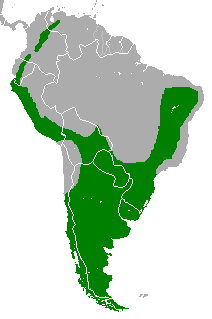
#> input picture data/ranges/reference-originals/aguja.png, 212 x 319 px
$ python extract-checker.py ../../../data/ranges/reference-originals/aguja.png out.png
#> lines starting #> are read from the running program, lines starting #| are printed output that depends on the picture; after the words box and inside, x2 and y2 are one past the last pixel; in counts of white or black regions, pixels touching at a corner belong together
"""Locally remove neutral checker background connected to the canvas border.
For this dark eagle only; never apply blindly to birds with pale outlines.
"""
import sys
import cv2
import numpy as np
from scipy import ndimage as ndi
src,dst=sys.argv[1:]
im=cv2.imread(src,cv2.IMREAD_UNCHANGED)
#> im is the input picture: shape (319, 212, 3); mean B, G, R 191.5, 213.5, 191.5
if im.shape[2]==4 and im[:,:,3].min()==0:
    cv2.imwrite(dst,im); print('Existing alpha retained'); sys.exit()
bgr=im[:,:,:3]
neutral=(np.ptp(bgr.astype(np.int16),axis=2)<18)&(bgr.min(axis=2)>158)
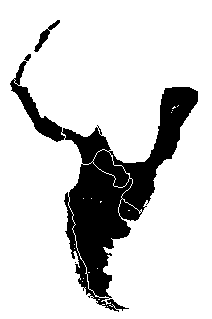
#> neutral: shape (319, 212) bool; 82.8% white; 3 black regions (1 under 20 px), largest, box (x1, y1, x2, y2) and area: (10, 54, 198, 312) 11456, (34, 20, 60, 52) 196
labels,n=ndi.label(neutral)
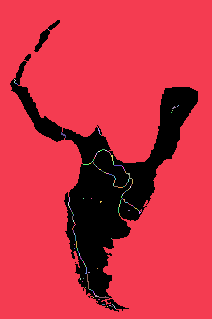
#> labels: shape (319, 212) int32; 151 distinct labels, from 0 to 150; one colour per label, 0 black
#> n = 150
border=np.unique(np.concatenate([labels[0],labels[-1],labels[:,0],labels[:,-1]]));border=border[border!=0]
#> after `border = np.unique(np.concatenate([labels[0], labels[-1], labels[:, 0]`: border = [1]
bg=np.isin(labels,border)
#> bg: shape (319, 212) bool; 82.2% white; 3 black regions (1 under 20 px), largest, box (x1, y1, x2, y2) and area: (10, 54, 198, 312) 11834, (34, 20, 60, 52) 197
fg=~bg
lab,n=ndi.label(fg)
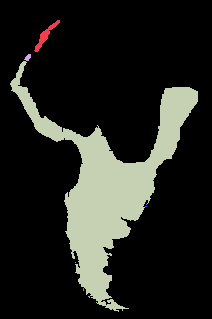
#> lab: shape (319, 212) int32; 12 distinct labels, from 0 to 11; one colour per label, 0 black
#> n = 11
counts=np.bincount(lab.ravel());counts[0]=0
#> after `counts = np.bincount(lab.ravel())`: counts = [55596, 197, 31, 11791, 1, 1, 1, 2, 1, 3, 3, 1]
fg=lab==counts.argmax()
#> fg: shape (319, 212) bool; 17.4% white; 1 white region, box (x1, y1, x2, y2) and area: (10, 61, 198, 312) 11791
# Preserve internal pale feathers; the only deleted region is exterior checker.
fg=ndi.binary_fill_holes(fg)
a=cv2.GaussianBlur(fg.astype(np.float32),(0,0),0.5)
a=np.clip((a-.04)/.92,0,1)
core=ndi.binary_erosion(fg,iterations=2)
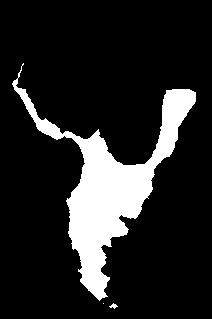
#> core: shape (319, 212) bool; 14.6% white; 3 white regions (1 under 20 px), largest, box (x1, y1, x2, y2) and area: (12, 63, 196, 301) 9830, (109, 303, 118, 309) 26
_,nearest=ndi.distance_transform_edt(~core,return_indices=True)
edge=(a>0)&~core
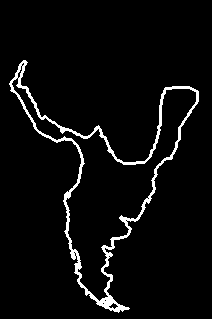
#> edge: shape (319, 212) bool; 4.4% white; 1 white region, box (x1, y1, x2, y2) and area: (9, 60, 199, 313) 2944
clean=bgr.copy();clean[edge]=bgr[nearest[0][edge],nearest[1][edge]]
#> after `clean[edge] = bgr[nearest[0][edge], nearest[1][edge]]`:
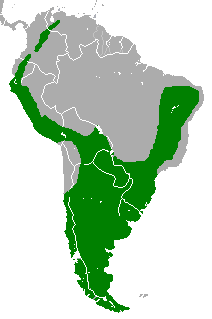
#> clean: shape (319, 212, 3); 1.6% of pixels changed, all inside (x1, y1, x2, y2) = (9, 60, 199, 313)
clean[a==0]=0
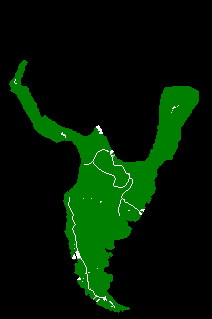
#> clean: shape (319, 212, 3); mean B, G, R 1.8, 25.1, 1.8
cv2.imwrite(dst,np.dstack([clean,(a*255).round().astype(np.uint8)]))
print(dst, 'alpha coverage',round(float(a.mean()),4))
#| out.png alpha coverage 0.1744

$ run again, on data/ranges/reference-originals/bartgeier.png
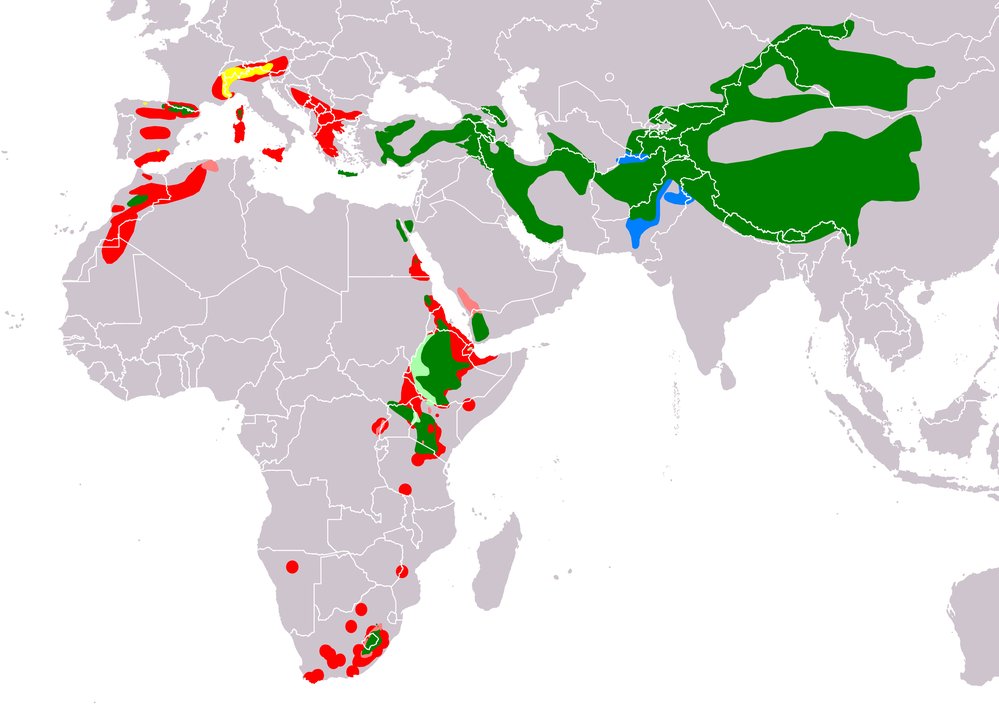
#> input picture data/ranges/reference-originals/bartgeier.png, 999 x 706 px, shrunk from 3507 x 2480 before the run
#> im is the input picture: shape (706, 999, 4); mean B, G, R, A 214.4, 219.4, 218.5, 255
#> neutral: shape (706, 999) bool; 90.6% white; 28 black regions (1 under 20 px), largest, box (x1, y1, x2, y2) and area: (374, 18, 937, 250) 46754, (387, 295, 498, 467) 6412, (101, 159, 219, 264) 3130
#> `labels,n=ndi.label(neutral)`:
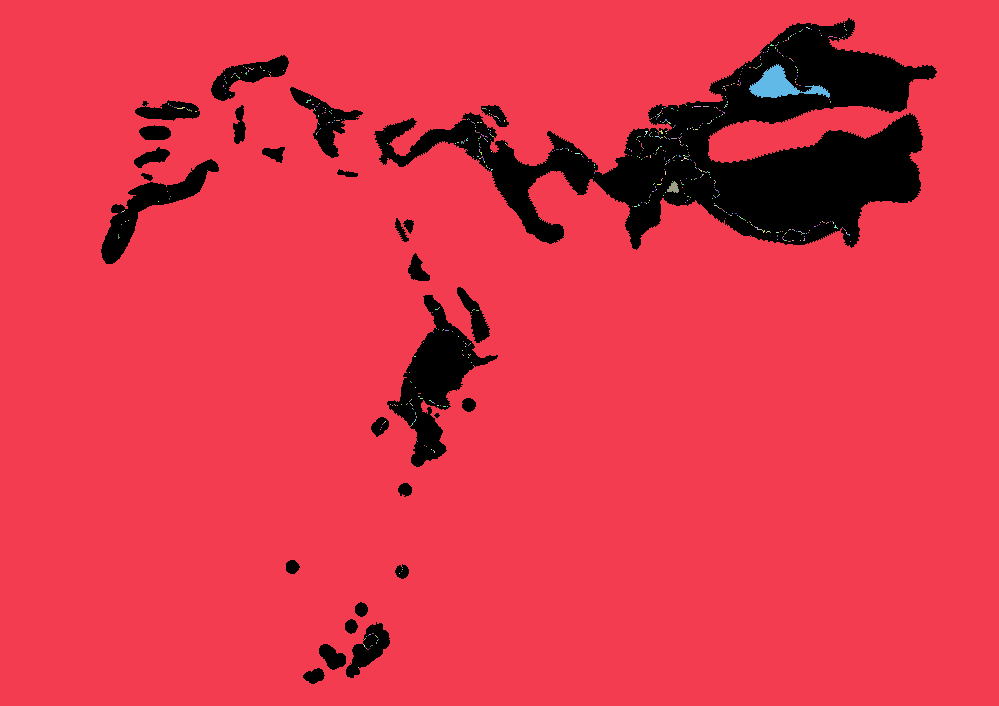
#> labels: shape (706, 999) int32; 681 distinct labels, from 0 to 680; one colour per label, 0 black
#> `labels,n=ndi.label(neutral)`: n = 680
#> border = [1]
#> bg: shape (706, 999) bool; 90.3% white; 28 black regions (1 under 20 px), largest, box (x1, y1, x2, y2) and area: (374, 18, 937, 250) 48714, (387, 295, 498, 467) 6508, (101, 159, 219, 264) 3149
#> lab: shape (706, 999) int32; 35 distinct labels, from 0 to 34
#> `lab,n=ndi.label(fg)`: n = 34
#> counts = 35 values, max 636857 at index 0, min 1 at index 7, mean 20151.3
#> core: shape (706, 999) bool; 6.2% white; 1 white region, box (x1, y1, x2, y2) and area: (377, 21, 935, 248) 43658
#> edge: shape (706, 999) bool; 1.1% white in thin lines or dots, all inside (x1, y1, x2, y2) = (373, 17, 938, 251)
#> `clean[a==0]=0`:
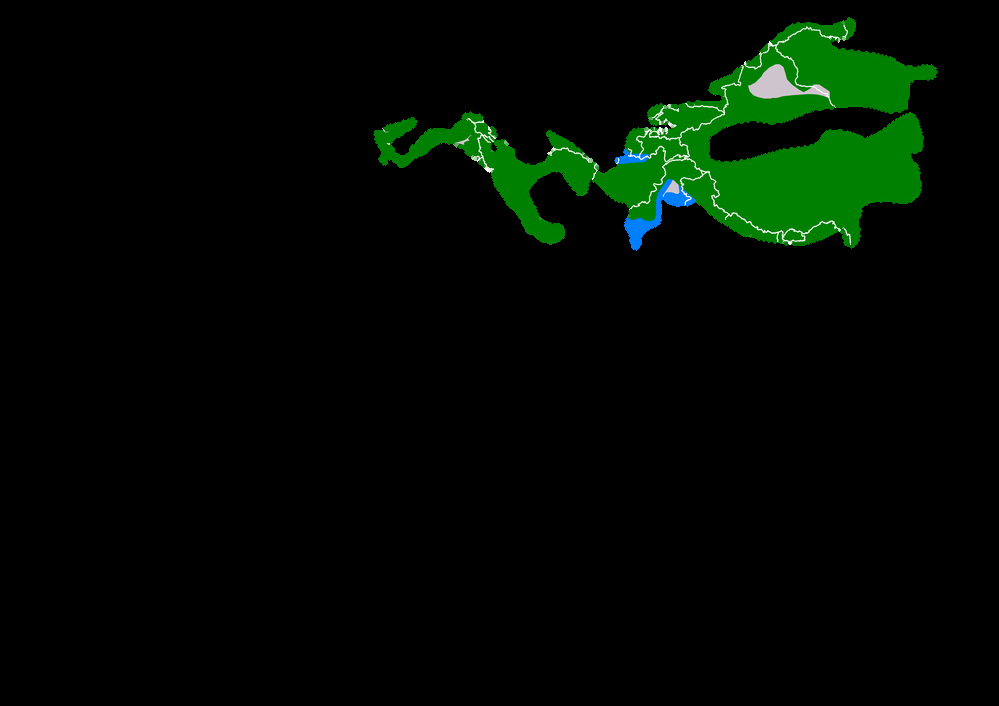
#> clean: shape (706, 999, 3); mean B, G, R 1.7, 9.8, 1.2
#| out.png alpha coverage 0.0691

$ run again, on data/ranges/reference-originals/baumfalke.png
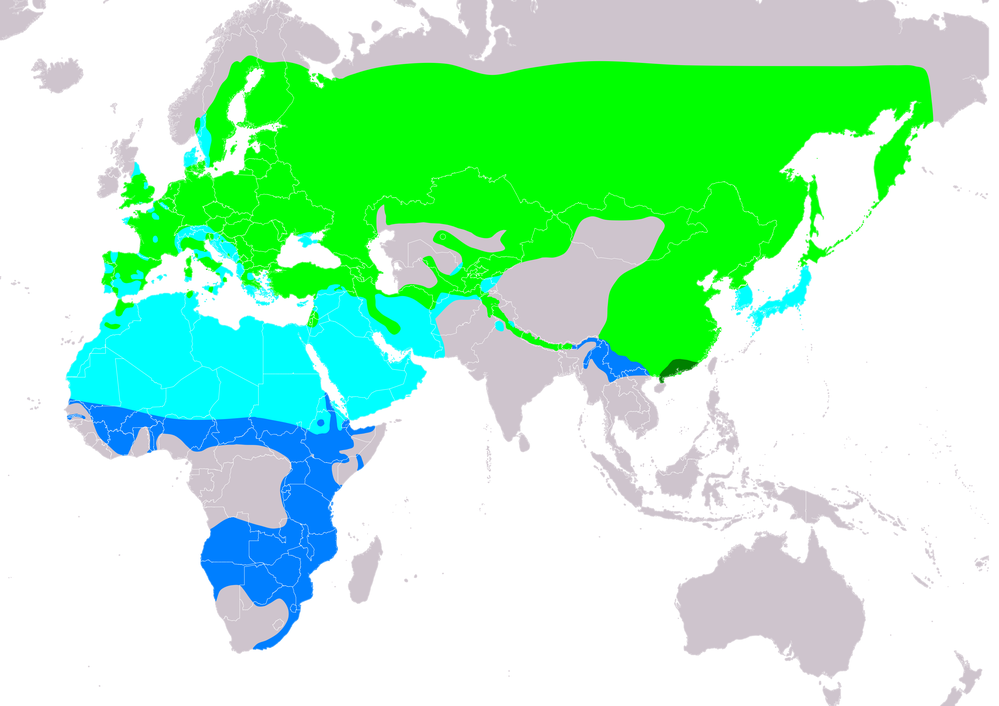
#> input picture data/ranges/reference-originals/baumfalke.png, 999 x 706 px, shrunk from 3507 x 2480 before the run
#> im is the input picture: shape (706, 999, 4); mean B, G, R, A 197.1, 241.1, 175, 255
#> neutral: shape (706, 999) bool; 70.4% white; 33 black regions (23 under 20 px), largest, box (x1, y1, x2, y2) and area: (65, 54, 935, 651) 207868, (355, 454, 365, 471) 103, (67, 412, 87, 420) 88
#> `labels,n=ndi.label(neutral)`:
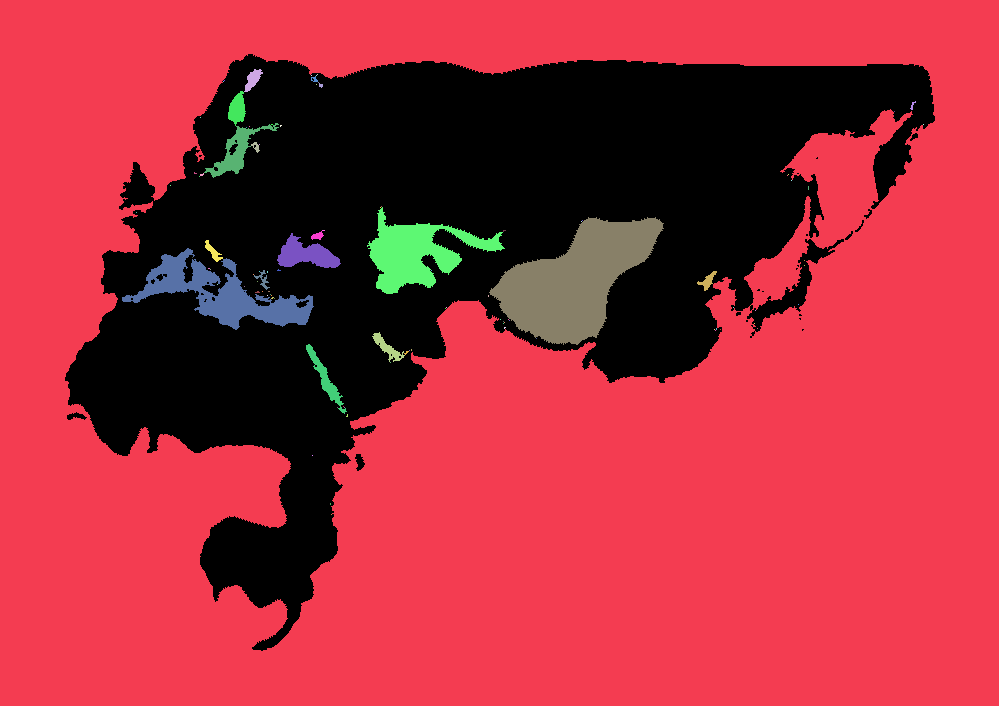
#> labels: shape (706, 999) int32; 103 distinct labels, from 0 to 102; one colour per label, 0 black
#> `labels,n=ndi.label(neutral)`: n = 102
#> border = [1]
#> bg: shape (706, 999) bool; 66.7% white; 20 black regions (13 under 20 px), largest, box (x1, y1, x2, y2) and area: (65, 54, 935, 651) 234419, (355, 454, 365, 471) 103, (67, 412, 87, 420) 88
#> lab: shape (706, 999) int32; 25 distinct labels, from 0 to 24
#> `lab,n=ndi.label(fg)`: n = 24
#> counts = 25 values, max 470503 at index 0, min 2 at index 5, mean 28211.8
#> core: shape (706, 999) bool; 31.9% white; 5 white regions (3 under 20 px), largest, box (x1, y1, x2, y2) and area: (67, 56, 933, 649) 224214, (121, 164, 153, 208) 621
#> edge: shape (706, 999) bool; 1.7% white in thin lines or dots, all inside (x1, y1, x2, y2) = (64, 53, 936, 652)
#> `clean[a==0]=0`:
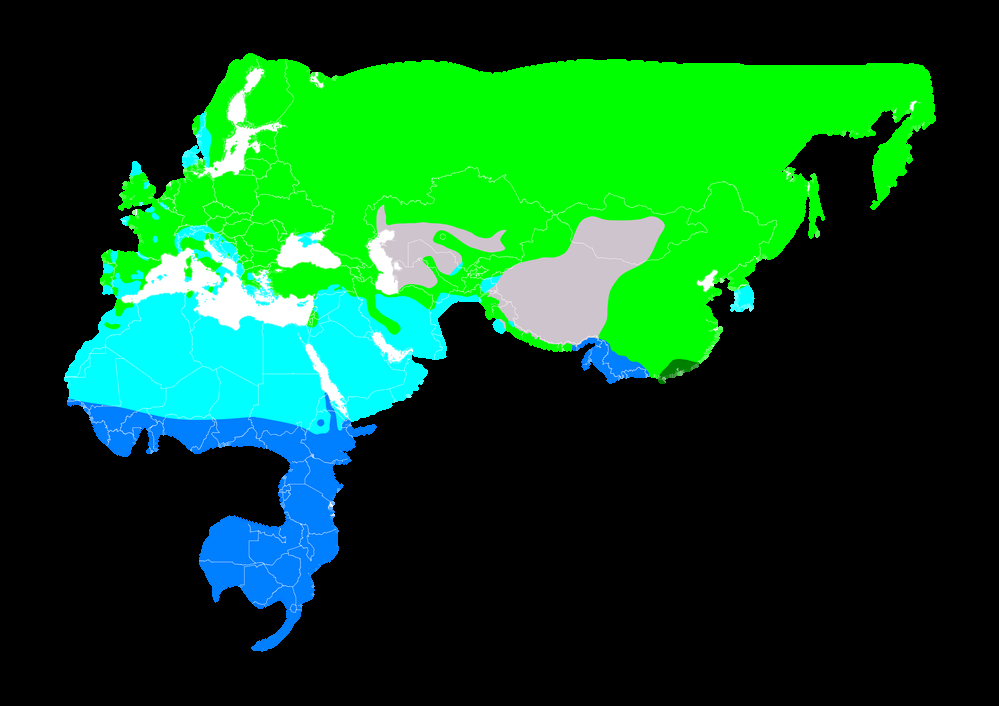
#> clean: shape (706, 999, 3); mean B, G, R 33.7, 79.9, 10.9
#| out.png alpha coverage 0.3299

$ run again, on data/ranges/reference-originals/falklandkarakara-authoring.png
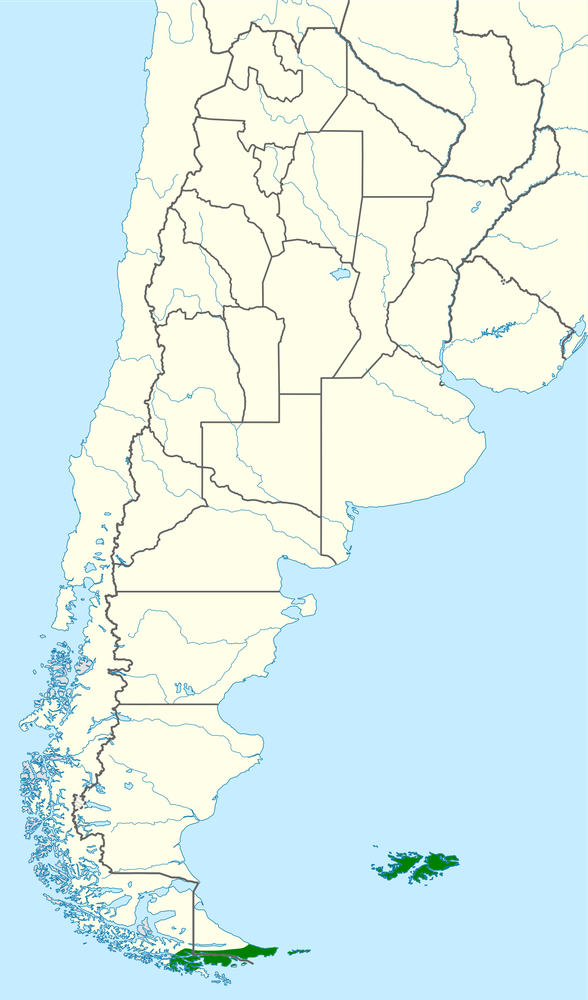
#> input picture data/ranges/reference-originals/falklandkarakara-authoring.png, 588 x 1000 px, shrunk from 1418 x 2412 before the run
#> im is the input picture: shape (1000, 588, 4); mean B, G, R, A 239, 239.3, 218.6, 254.9
#> neutral: shape (1000, 588) bool; 2.9% white in thin lines or dots
#> labels: shape (1000, 588) int32; 5307 distinct labels, from 0 to 5306
#> `labels,n=ndi.label(neutral)`: n = 5306
#> border = 18 values from 0 to 1208
#> border = 17 values from 1 to 1208
#> bg: shape (1000, 588) bool; 0.13% white in thin lines or dots, all inside (x1, y1, x2, y2) = (156, 0, 588, 335)
#> lab: shape (1000, 588) int32; 9 distinct labels, from 0 to 8
#> `lab,n=ndi.label(fg)`: n = 8
#> counts = [789, 587059, 35, 3, 72, 2, 1, 38, 1]
#> `core=ndi.binary_erosion(fg,iterations=2)`:
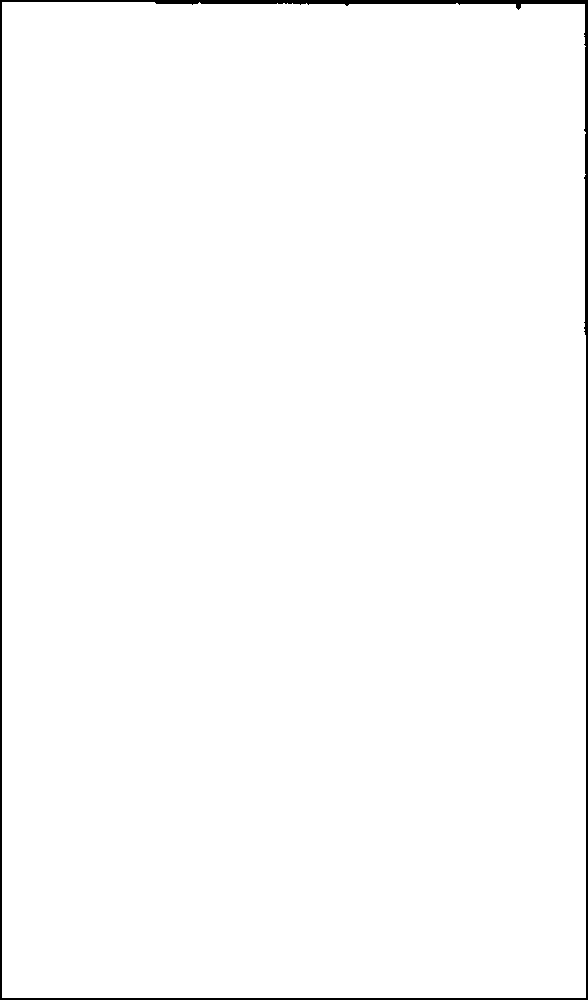
#> core: shape (1000, 588) bool; 98.7% white; 1 black region, box (x1, y1, x2, y2) and area: (0, 0, 588, 1000) 7558
#> edge: shape (1000, 588) bool; 1.3% white; 1 white region, box (x1, y1, x2, y2) and area: (0, 0, 588, 1000) 7394
#| out.png alpha coverage 0.9984
